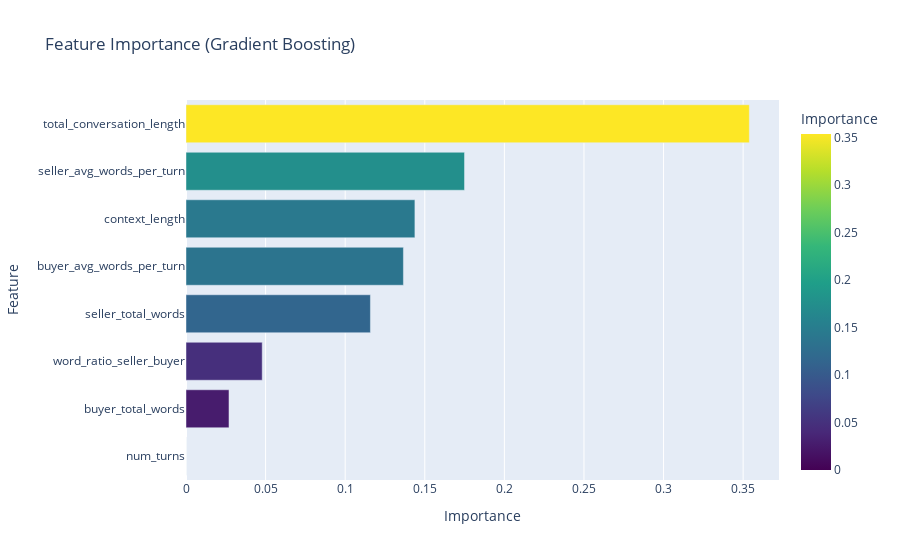

The cell this chart's notebook holds for it:
### Code cell
# Feature Importance
if DATA_LOADED and 'trained_models' in dir() and 'Gradient Boosting' in trained_models:
    best_model = trained_models['Gradient Boosting']
    
    importance_df = pd.DataFrame({
        'Feature': feature_cols,
        'Importance': best_model.feature_importances_
    }).sort_values('Importance', ascending=True)
    
    fig = px.bar(importance_df, x='Importance', y='Feature', orientation='h',
                 title='Feature Importance (Gradient Boosting)',
                 color='Importance', color_continuous_scale='Viridis')
    fig.show()
else:
    print("⚠️ Model not trained yet")

### Figure 1 — Plotly figure (JSON) as saved in the notebook; plotly's stock layout.template omitted (floating-point values rounded to 4 significant figures)
{"data": [{"alignmentgroup": "True", "hovertemplate": "Importance=%{marker.color}<br>Feature=%{y}<extra></extra>", "legendgroup": "", "marker": {"color": [6.838e-08, 0.02701, 0.04789, 0.1159, 0.1366, 0.1438, 0.175, 0.3539], "coloraxis": "coloraxis", "pattern": {"shape": ""}}, "name": "", "offsetgroup": "", "orientation": "h", "showlegend": false, "textposition": "auto", "type": "bar", "x": [6.838e-08, 0.02701, 0.04789, 0.1159, 0.1366, 0.1438, 0.175, 0.3539], "xaxis": "x", "y": ["num_turns", "buyer_total_words", "word_ratio_seller_buyer", "seller_total_words", "buyer_avg_words_per_turn", "context_length", "seller_avg_words_per_turn", "total_conversation_length"], "yaxis": "y"}], "layout": {"barmode": "relative", "coloraxis": {"colorbar": {"title": {"text": "Importance"}}, "colorscale": [[0, "#440154"], [0.1111, "#482878"], [0.2222, "#3e4989"], [0.3333, "#31688e"], [0.4444, "#26828e"], [0.5556, "#1f9e89"], [0.6667, "#35b779"], [0.7778, "#6ece58"], [0.8889, "#b5de2b"], [1, "#fde725"]]}, "legend": {"tracegroupgap": 0}, "title": {"text": "Feature Importance (Gradient Boosting)"}, "xaxis": {"anchor": "y", "domain": [0, 1], "title": {"text": "Importance"}}, "yaxis": {"anchor": "x", "domain": [0, 1], "title": {"text": "Feature"}}}}
